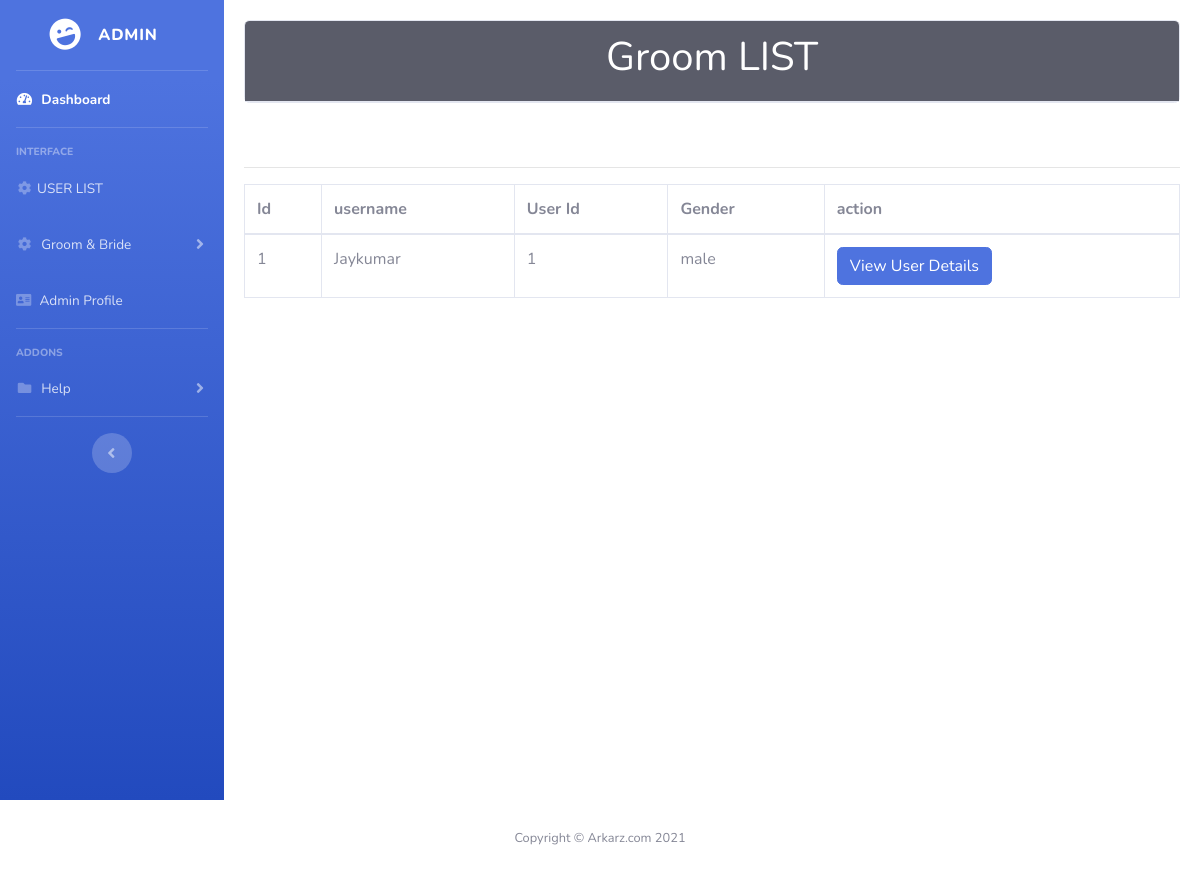
The page /admin/groomlist.php on the database its author committed.
### tables this page shows
CREATE TABLE `user` (
  `id` int(11) NOT NULL,
  `user_id` int(20) NOT NULL,
  `user_data` longtext NOT NULL CHECK (json_valid(`user_data`)),
  `user_data_type` varchar(20) NOT NULL
);

### admin/groomlist.php (the view, shortened to what this page needs)
<?php
include('includes/header.php');
include('includes/navbar.php');
include('./config/config.php');
?>
<div class="card-body">
<div class="card">
<div class="card-header bg-dark">
    <h1 class="text-center text-white "> Groom LIST</h1>
</div>
</div><br><br>
<hr>
<div class="table-responsive">
<table class="table table-bordered" id="dataTable" width="100%" cellspacing="0">
<thead>
<tr>
  <th>Id</th>
  <th>username</th>
  <th>User Id</th>
<th>Gender </th><th>
  action
</th>
</tr>
</thead>
<tbody>
<?php
$query = "SELECT * FROM `user` WHERE user_data_type='register' ORDER BY id DESC";
$query_run = mysqli_query($con,$query);
if (mysqli_num_rows($query_run) > 0) {
    while ($row = mysqli_fetch_assoc($query_run)) {
        $data = json_decode($row['user_data'], true);
    if($data ['gender']== 'male'){
    ?>
<tr>
<td> <?php  echo $row['id'];  ?> </td>
<td> <?php $data = json_decode($row['user_data'], true); echo $data['firstName'];  ?> </td>
<td> <?php  echo $row['user_id'];  ?> </td>
<td>  <?php $data = json_decode($row['user_data'], true); echo $data['gender'];  ?></td>
<td><button class="btn btn-primary"><a href="view_user_detailes.php?user_id=<?php echo $row['user_id']; ?>" class="text-white">View User Details</a></button></td>
</tr>
<?php
}
else{
}
    }
}
?>
</tbody>
</table>
</div>
</div>
</div>
<?php
include('includes/footer.php');
?>

### rows shown on the page
user: id "1", user_data "Jaykumar", user "1", user_data "male"
